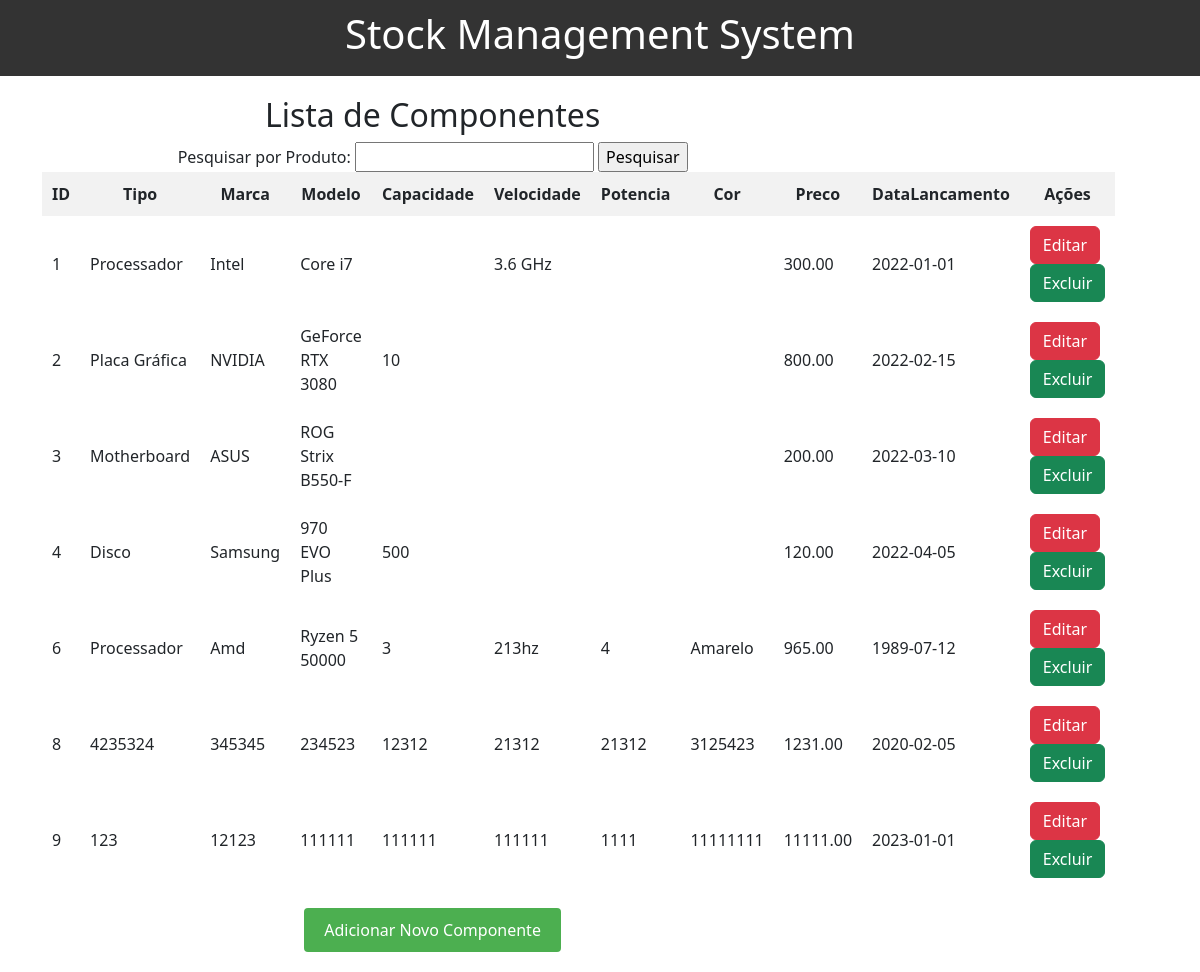
Before: /index2.php with the older database file.
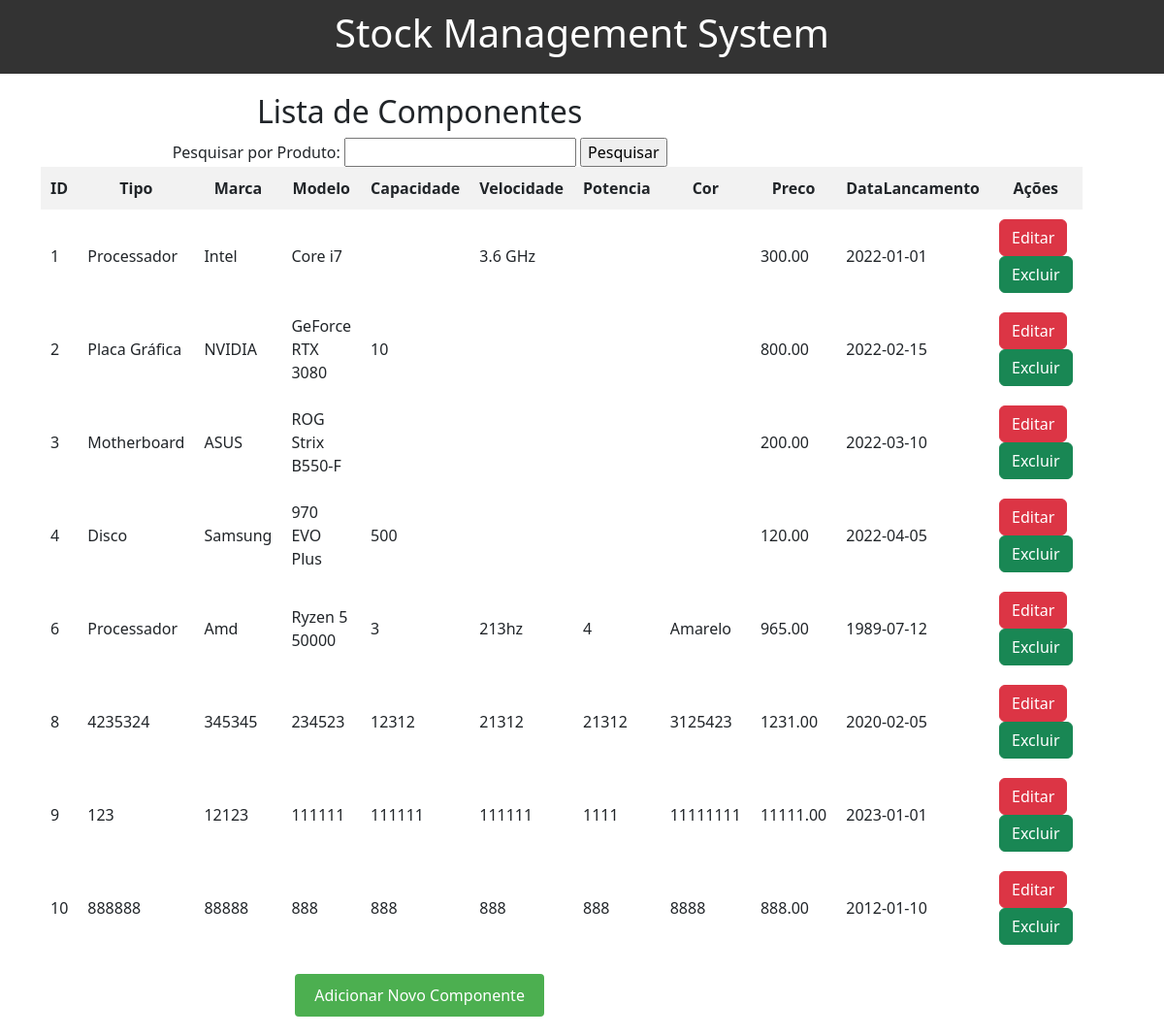
After: the same page with the newer database file.
### tables this page shows
CREATE TABLE `componentes` (
  `ID` int(11) NOT NULL,
  `Tipo` varchar(50) NOT NULL,
  `Marca` varchar(50) DEFAULT NULL,
  `Modelo` varchar(50) DEFAULT NULL,
  `Capacidade` int(11) DEFAULT NULL,
  `Velocidade` varchar(20) DEFAULT NULL,
  `Potencia` int(11) DEFAULT NULL,
  `Cor` varchar(20) DEFAULT NULL,
  `Preco` decimal(10,2) DEFAULT NULL,
  `DataLancamento` date DEFAULT NULL
);

### index2.php (the view, shortened to what this page needs)
<!DOCTYPE html>
<html lang="en">
<head>
</head>
<body>
<header>
    <h1>Stock Management System</h1>
</header>
<div class="container">
    <div class="content-container">
        <h2>Lista de Componentes</h2>
        <form method="GET" action="">
            <label for="produto">Pesquisar por Produto:</label>
            <input type="text" name="produto" id="produto">
            <input type="submit" value="Pesquisar">
        </form>
        <?php
        $conexao = new mysqli("localhost","root","","gestaostock");
        $whereClause = "";
        $query = "SELECT * FROM Componentes" . $whereClause;
        $resultado = $conexao->query($query);
        if ($resultado->num_rows > 0) {
            echo "<table>
                    <tr>
                        <th>ID</th>
                        <th>Tipo</th>
                        <th>Marca</th>
                        <th>Modelo</th>
                        <th>Capacidade</th>
                        <th>Velocidade</th>
                        <th>Potencia</th>
                        <th>Cor</th>
                        <th>Preco</th>
                        <th>DataLancamento</th>
                        <th>Ações</th>
                    </tr>";
            while ($linha = $resultado->fetch_assoc()) {
                echo "<tr>
                        <td>{$linha['ID']}</td>
                        <td>{$linha['Tipo']}</td>
                        <td>{$linha['Marca']}</td>
                        <td>{$linha['Modelo']}</td>
                        <td>{$linha['Capacidade']}</td>
                        <td>{$linha['Velocidade']}</td>
                        <td>{$linha['Potencia']}</td>
                        <td>{$linha['Cor']}</td>
                        <td>{$linha['Preco']}</td>
                        <td>{$linha['DataLancamento']}</td>
                        <td>
                            <a href='edit.php?id={$linha['ID']}' class='btn btn-danger'>Editar</a>
                            <a href='delete.php?id={$linha['ID']}' class='btn btn-success'>Excluir</a>
                        </td>
                    </tr>";
            }
            echo "</table>";
        } else {
            echo "Nenhum componente encontrado.";
        }
        ?>
        <a href="add.php" class="button">Adicionar Novo Componente</a>
    </div>
</div>
</body>
</html>

Changed rows visible on the page:
added componentes: ID "10", Tipo "888888", Marca "88888", Modelo "888", Capacidade "888", Velocidade "888", Potencia "888", Cor "8888", Preco "888.00", DataLancamento "2012-01-10"
